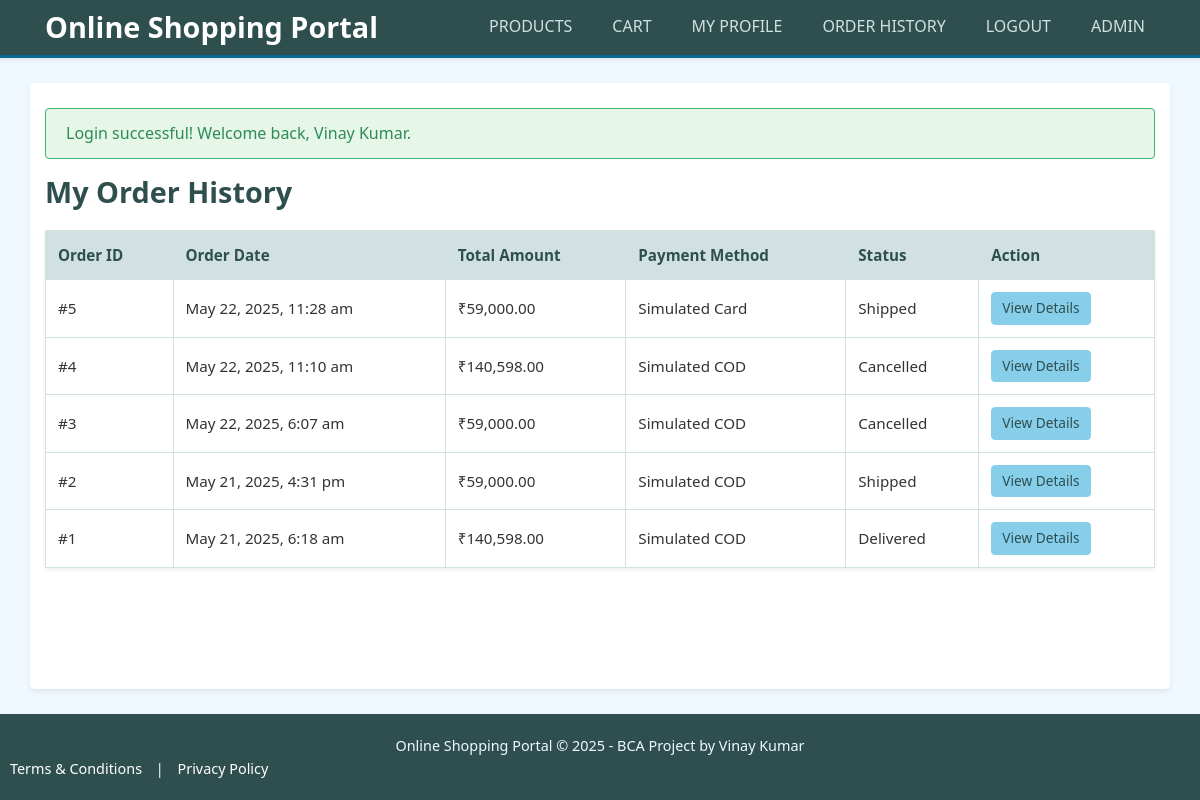
Screenshot of /order_history.php (signed in) with the database file from the repository.
### tables this page shows
CREATE TABLE `orders` (
  `OrderID` int(11) NOT NULL,
  `UserID` int(11) NOT NULL,
  `OrderDate` timestamp NOT NULL DEFAULT current_timestamp(),
  `TotalAmount` decimal(10,2) NOT NULL,
  `ShippingAddressID` int(11) NOT NULL,
  `OrderStatus` varchar(50) DEFAULT 'Pending',
  `PaymentMethod` varchar(50) DEFAULT 'Simulated COD',
  `PaymentStatus` varchar(50) DEFAULT 'Pending',
  `TrackingNumber` varchar(100) DEFAULT NULL
);

### order_history.php (the view, shortened to what this page needs)
<?php
require_once 'header.php';
$user_id = $_SESSION['user_id'];
$orders = [];
$sql = "SELECT OrderID, OrderDate, TotalAmount, OrderStatus, PaymentMethod
        FROM orders
        WHERE UserID = ?
        ORDER BY OrderDate DESC";
$stmt = mysqli_prepare($conn, $sql);
if ($stmt) {
    mysqli_stmt_bind_param($stmt, "i", $user_id);
    mysqli_stmt_execute($stmt);
    $result = mysqli_stmt_get_result($stmt);
    while ($row = mysqli_fetch_assoc($result)) {
        $orders[] = $row;
    }
} else {
    display_message("Error fetching order history: " . mysqli_error($conn), "error");
}
?>
<h2>My Order History</h2>
<?php if (empty($orders)): ?>
    <p class="message-info">You have not placed any orders yet. <a href="products.php">Start shopping!</a></p>
<?php else: ?>
    <table class="cart-table" style="width:100%;"> <thead>
            <tr>
                <th>Order ID</th>
                <th>Order Date</th>
                <th>Total Amount</th>
                <th>Payment Method</th>
                <th>Status</th>
                <th>Action</th>
            </tr>
        </thead>
        <tbody>
            <?php foreach ($orders as $order): ?>
                <tr>
                    <td>#<?php echo htmlspecialchars($order['OrderID']); ?></td>
                    <td><?php echo date("M j, Y, g:i a", strtotime($order['OrderDate'])); ?></td>
                    <td>₹<?php echo number_format($order['TotalAmount'], 2); ?></td>
                    <td><?php echo htmlspecialchars($order['PaymentMethod']); ?></td>
                    <td><?php echo htmlspecialchars($order['OrderStatus']); ?></td>
                    <td>
                        <a href="order_detail_user.php?order_id=<?php echo $order['OrderID']; ?>" class="btn btn-secondary" style="font-size:0.9em; padding: 5px 10px;">View Details</a>
                    </td>
                </tr>
            <?php endforeach; ?>
        </tbody>
    </table>
<?php endif; ?>
<?php
require_once 'footer.php';
?>

### style.css (style rules this page uses)
:root { --primary-color: #006994; --primary-color-dark: #004D6B; --secondary-color: #87CEEB; --secondary-color-dark: #6A9FB5; --accent-color: #FFD700; --accent-color-dark: #E6C200; --light-gray: #F0F8FF; --medium-gray: #D1E0E0; --dark-gray: #2F4F4F; --success-color: #3CB371; --success-color-dark: #2E8B57; --danger-color: #CD5C5C; --danger-color-dark: #B22222; --warning-color: #FFA500; --info-color: #4682B4; --white: #FFFFFF; --black: #1C1C1C; --border-color: var(--medium-gray); --text-color: #333333; --link-color: var(--primary-color); --font-family-sans-serif: system-ui, -apple-system, "Segoe UI", Roboto, "Helvetica Neue", Arial, "Noto Sans", "Liberation Sans", sans-serif, "Apple Color Emoji", "Segoe UI Emoji", "Segoe UI Symbol", "Noto Color Emoji"; --box-shadow-sm: 0 .125rem .25rem rgba(0, 0, 0, .075); --box-shadow: 0 .5rem 1rem rgba(0, 0, 0, .15); --border-radius: .25rem; --border-radius-lg: .3rem; --border-radius-pill: 50rem; }
*, *::before, *::after { box-sizing: border-box; }
body { font-family: var(--font-family-sans-serif); margin: 0; padding: 0; background-color: var(--light-gray); color: var(--text-color); line-height: 1.6; display: flex; flex-direction: column; min-height: 100vh; }
h1, h2, h3, h4, h5, h6 { margin-top: 0; margin-bottom: 0.5rem; font-weight: 600; line-height: 1.2; color: var(--dark-gray); }
h2 { font-size: 1.8rem; }
a { color: var(--link-color); text-decoration: none; }
.btn, .button-primary, button { display: inline-block; font-weight: 400; color: var(--white); text-align: center; vertical-align: middle; cursor: pointer; user-select: none; background-color: var(--primary-color); border: 1px solid var(--primary-color); padding: .375rem .75rem; font-size: 1rem; line-height: 1.5; border-radius: var(--border-radius); text-decoration: none; }
.btn-secondary, .button-secondary { background-color: var(--secondary-color); border-color: var(--secondary-color); color: var(--dark-gray); }
.message-success, .message-error, .message-info, .message-warning { padding: .75rem 1.25rem; margin-bottom: 1rem; border: 1px solid transparent; border-radius: var(--border-radius); }
.message-success { color: var(--success-color-dark); background-color: #e6f6e9; border-color: var(--success-color); }
.cart-table, .admin-table { width: 100%; border-collapse: collapse; margin-top: 20px; background-color: var(--white); box-shadow: var(--box-shadow-sm); font-size: 0.95em; }
.cart-table th, .cart-table td, .admin-table th, .admin-table td { border: 1px solid var(--border-color); padding: .75rem; text-align: left; vertical-align: middle; }
.cart-table th, .admin-table th { background-color: var(--medium-gray); font-weight: 600; color: var(--dark-gray); }

### rows the page displays
orders: OrderID "5", OrderDate "May 22, 2025, 11:28 am", TotalAmount "59,000.00", PaymentMethod "Simulated Card", OrderStatus "Shipped"
orders: OrderID "4", OrderDate "May 22, 2025, 11:10 am", TotalAmount "140,598.00", PaymentMethod "Simulated COD", OrderStatus "Cancelled"
orders: OrderID "3", OrderDate "May 22, 2025, 6:07 am", TotalAmount "59,000.00", PaymentMethod "Simulated COD", OrderStatus "Cancelled"
orders: OrderID "2", OrderDate "May 21, 2025, 4:31 pm", TotalAmount "59,000.00", PaymentMethod "Simulated COD", OrderStatus "Shipped"
orders: OrderID "1", OrderDate "May 21, 2025, 6:18 am", TotalAmount "140,598.00", PaymentMethod "Simulated COD", OrderStatus "Delivered"

### other values shown
get_session_message() "Login successful! Welcome back, Vinay Kumar."
